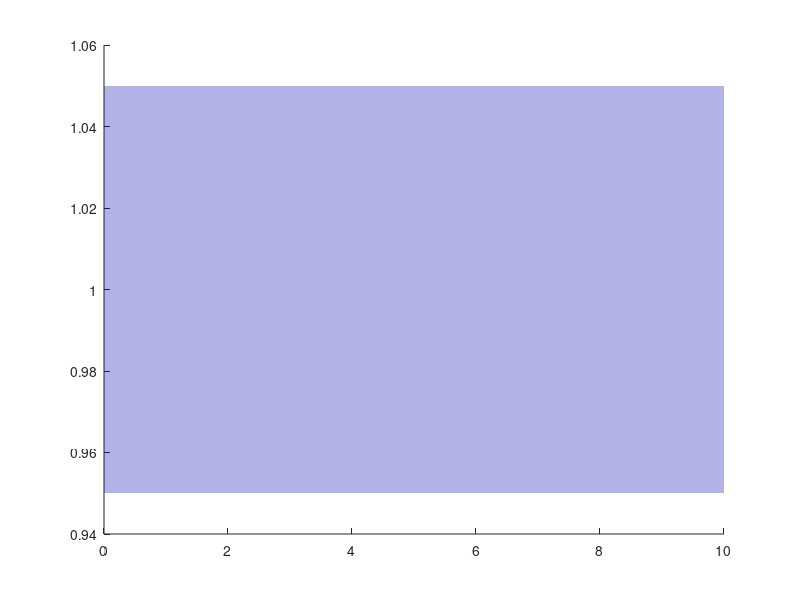

Reproduce this figure in MATLAB. (Note: this script raises an error after producing the figure.)
t = 0:0.01:10;

lambda = [-1+2j, -1-2j, -5];

num = abs(prod(lambda));
den = poly(lambda);
sys = tf(num, den);
[y, t_out] = step(sys, t);

y_inf = y(end);

[y_max, idx_max] = max(y);
Mp = (y_max - y_inf) / y_inf * 100;
t_max = t_out(idx_max);

lower_bound = 0.95 * y_inf;
upper_bound = 1.05 * y_inf;

tp_index = find((y < lower_bound) | (y > upper_bound), 1, 'last');
if isempty(tp_index)
    tp = 0;
else
    if tp_index + 1 <= length(t_out)
        tp = t_out(tp_index + 1);
    else
        tp = t_out(end);
    end
end

figure('Color', 'white', 'Position', [100, 100, 700, 350]);
hold on;

x_fill = [t_out(:); flipud(t_out(:))];
y_fill = [upper_bound*ones(size(t_out(:))); flipud(lower_bound*ones(size(t_out(:))))];
h_fill = fill(x_fill, y_fill, [0, 0, 0.7], 'FaceAlpha', 0.3, 'EdgeColor', 'none');

uistack(h_fill, 'bottom')

h_plot = plot(t_out, y, 'b-', 'LineWidth', 2.5, 'Color', [0, 0, 0.7]);

h_ymax = plot([0, t_max], [y_max, y_max], 'k--', 'LineWidth', 1.5);

text(-0.1, y_max, 'y_{max}', ...
    'HorizontalAlignment', 'right', ...
    'VerticalAlignment', 'middle', ...
    'FontSize', 12, 'Color', 'black', 'FontWeight', 'bold');

if tp > 0
    h_tp = plot([tp, tp], [0, upper_bound], 'r--', 'LineWidth', 1.5, 'Color', [0.8, 0, 0]);

    text(tp+0.1, -0.011, sprintf('t_p', tp), ...
     'HorizontalAlignment', 'center', 'VerticalAlignment', 'top', ...
     'FontSize', 12, 'Color', [0.8, 0, 0], 'FontWeight', 'bold');
end

h_yinf = plot([0, t_out(end)], [y_inf, y_inf], 'k--', 'LineWidth', 1.5);

text(-0.4, y_inf, sprintf('y_{∞}', y_inf), ...
     'HorizontalAlignment', 'right', 'VerticalAlignment', 'middle', ...
     'FontSize', 12, 'Color', 'black', 'FontWeight', 'bold');

hold off;

ax = gca;
ax.LineWidth = 1.5;
ax.FontSize = 14;
ax.FontName = 'DejaVuMathTeXGyre';
ax.XColor = [0.3, 0.3, 0.3];
ax.YColor = [0.3, 0.3, 0.3];
grid on; grid minor;
ax.GridColor = [0.9, 0.9, 0.9];
ax.GridAlpha = 0.4;
ax.MinorGridColor = [0.95, 0.95, 0.95];
ax.MinorGridAlpha = 0.2;
box on;

ax.YTick = 0:2:10;
ax.YTick = 0:0.2:1;

ylim([-0.02, 1.3]); 
xlim([0, t_out(end)]); 

xlabel('Time');
ylabel('Amplitude');

legend([h_plot, h_fill, h_yinf, h_ymax, h_tp], ...
       'Step response', '±5% region', ...
       sprintf('y_{∞} = %.2f', y_inf), ...
       sprintf('y_{max} = %.2f', y_max), ...
       sprintf('t_p = %.2f s', tp), ...
       'Location', 'southeast');

set(findall(gcf, '-property', 'FontName'), 'FontName', 'DejaVu Math TeX Gyre');
exportgraphics(gcf, '../../images/task2/y5.png', 'Resolution', 300);

fprintf('\n==== Результаты ====\n');
fprintf('Полюса:                 %s\n', mat2str(lambda));
fprintf('Установившееся значение: %.4f\n', y_inf);
fprintf('Перерегулирование:       %.2f %%\n', Mp);
fprintf('Время перехода (5%%):     %.2f сек\n', tp);

%%%%%%%%%%%%%%%%%%%%%%%%%%%%%%%%%%%%%%%%%%%%%%%%%%%%%%%%%%%

figure('Color', 'white', 'Position', [100, 100, 550, 300]); 
% plot(real(lambda), imag(lambda), 'o', 'MarkerSize', 10, ...
%     'MarkerFaceColor', [0.0, 0.0, 0.7], 'MarkerEdgeColor', 'black', 'LineWidth', 1.5);

colors = {[0, 0, 0.7], [0.8, 0.2, 0.2], [0, 0.5, 0.4]};

hold on
for k = 1:length(lambda)
    plot(real(lambda(k)), imag(lambda(k)), 'o', ...
        'MarkerSize', 10, ...
        'MarkerFaceColor', colors{k}, ...
        'MarkerEdgeColor', 'k', ...
        'LineWidth', 1.5);
end
hold off

grid on; 
axis equal; 
ax = gca;

ax.Box = 'off'; 
ax.XAxisLocation = 'origin'; 
ax.YAxisLocation = 'origin'; 

ax.LineWidth = 1.5; 
ax.FontSize = 12; 
ax.FontName = 'DejaVuMathTeXGyre'; 
ax.XColor = [0.3, 0.3, 0.3]; 
ax.YColor = [0.3, 0.3, 0.3];

grid on; 
grid minor; 
ax.GridColor = [0.9, 0.9, 0.9]; 
ax.GridAlpha = 0.4; 
ax.MinorGridColor = [0.95, 0.95, 0.95]; 
ax.MinorGridAlpha = 0.2;

xlabel('Re(\lambda)');
ylabel('Im(\lambda)');

xlim([-5.5, 5.25]); 
ylim([-5.25, 5.24]); 

ax.TickDir = 'in';

ax.XTick = -12:3:12; 
ax.YTick = -12:3:12;

ax.XAxis.Label.FontSize = 13;
ax.YAxis.Label.FontSize = 13;

hold on;

arrowColor = [0.3, 0.3, 0.3];
arrowSize = 0.35; 

x_arrow_x = [4.75, 5.25, 4.75, 4.75]; 
x_arrow_y = [arrowSize/2, 0, -arrowSize/2, arrowSize/2];
fill(x_arrow_x, x_arrow_y, arrowColor, 'EdgeColor', arrowColor, 'LineWidth', 1);

y_arrow_x = [arrowSize/2, 0, -arrowSize/2, arrowSize/2];
y_arrow_y = [4.75, 5.25, 4.75, 4.75]; 
fill(y_arrow_x, y_arrow_y, arrowColor, 'EdgeColor', arrowColor, 'LineWidth', 1);

hold off;

set(findall(gcf, '-property', 'FontName'), 'FontName', 'DejaVu Math TeX Gyre');
exportgraphics(gcf, '../../images/task2/lambda5.png', 'Resolution', 300);
